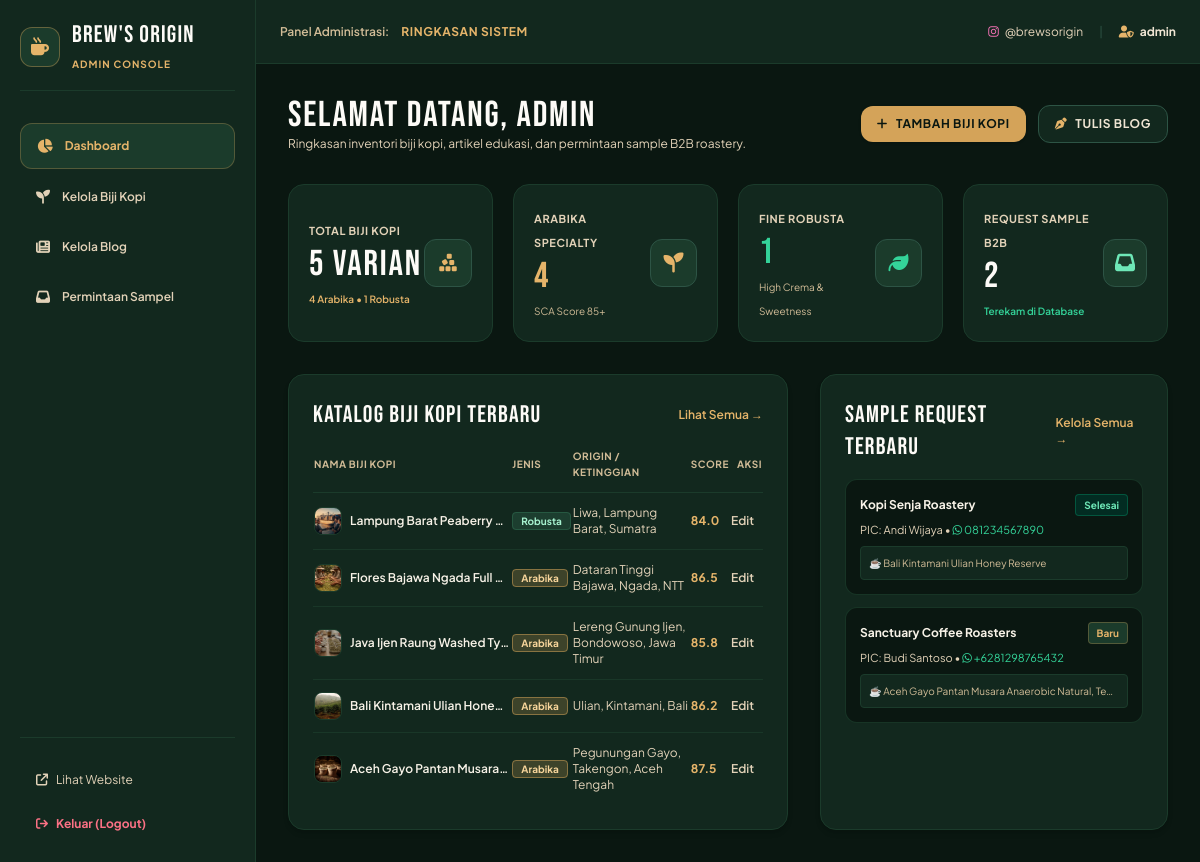
/admin/ (signed in), run on the app's committed database.
### models.py (models this page shows, shortened)
class CoffeeBean(db.Model):
    __tablename__ = 'coffee_beans'
    id = db.Column(db.Integer, primary_key=True)
    name = db.Column(db.String(150), nullable=False)
    slug = db.Column(db.String(180), unique=True, nullable=False)
    category = db.Column(db.String(50), nullable=False, default='Arabika') # Arabika or Robusta
    origin = db.Column(db.String(120), nullable=False) # e.g. Aceh Gayo, Bali Kintamani
    altitude = db.Column(db.String(80), default='1,400 - 1,700 MASL')
    process = db.Column(db.String(80), default='Full Washed') # Natural, Washed, Honey, Anaerobic, Wet Hulled
    variety = db.Column(db.String(120), default='Typica, Bourbon')
    cupping_score = db.Column(db.Float, default=85.0)
    flavor_notes = db.Column(db.String(255), default='Chocolate, Nutty, Brown Sugar') # Comma-separated
    moisture = db.Column(db.String(50), default='11.5%')
    screen_size = db.Column(db.String(80), default='Screen 16-18 (Grade 1)')
    defect_rate = db.Column(db.String(80), default='< 1%')
    roast_recommendation = db.Column(db.String(120), default='Medium Roast')
    crop_year = db.Column(db.String(50), default='2024 / 2025')
    packaging = db.Column(db.String(100), default='GrainPro + Jute Bag 60 Kg')
    moq = db.Column(db.String(80), default='1 Bag (60 Kg)')
    price_estimate = db.Column(db.String(100), default='Hubungi Kami')
    description = db.Column(db.Text, nullable=True)
    image_url = db.Column(db.String(255), default='/static/assets/coffee-beans-sacks.jpg')
    is_featured = db.Column(db.Boolean, default=False)
    status = db.Column(db.String(50), default='Ready Stock') # Ready Stock, Limited, Incoming Harvest
    created_at = db.Column(db.DateTime, default=utc_now)
    updated_at = db.Column(db.DateTime, default=utc_now, onupdate=utc_now)

class SampleRequest(db.Model):
    __tablename__ = 'sample_requests'
    id = db.Column(db.Integer, primary_key=True)
    roastery_name = db.Column(db.String(150), nullable=False)
    contact_person = db.Column(db.String(120), nullable=False)
    phone_whatsapp = db.Column(db.String(50), nullable=False)
    email = db.Column(db.String(120), nullable=True)
    city_address = db.Column(db.Text, nullable=False)
    selected_beans = db.Column(db.Text, nullable=False)
    sample_format = db.Column(db.String(100), default='Green Bean 100g')
    notes = db.Column(db.Text, nullable=True)
    status = db.Column(db.String(50), default='Baru') # Baru, Diproses, Sampel Terkirim, Selesai
    created_at = db.Column(db.DateTime, default=utc_now)

### app.py (the view)
@app.route('/admin')
@app.route('/admin/')
@login_required
def admin_dashboard():
    total_beans = CoffeeBean.query.count()
    arabica_count = CoffeeBean.query.filter_by(category='Arabika').count()
    robusta_count = CoffeeBean.query.filter_by(category='Robusta').count()
    total_posts = BlogPost.query.count()
    total_samples = SampleRequest.query.count()
    recent_beans = CoffeeBean.query.order_by(CoffeeBean.created_at.desc()).limit(5).all()
    recent_samples = SampleRequest.query.order_by(SampleRequest.created_at.desc()).limit(5).all()
    return render_template(
        'admin/dashboard.html',
        total_beans=total_beans,
        arabica_count=arabica_count,
        robusta_count=robusta_count,
        total_posts=total_posts,
        total_samples=total_samples,
        recent_beans=recent_beans,
        recent_samples=recent_samples
    )

### app.py (called while the page is built)
def login_required(f):
    @wraps(f)
    def decorated_function(*args, **kwargs):
        if not session.get('admin_logged_in'):
            flash('Silakan login terlebih dahulu untuk mengakses panel admin.', 'warning')
            return redirect(url_for('admin_login'))
        return f(*args, **kwargs)
    return decorated_function

@app.context_processor
def inject_global_vars():
    return {
        'config': app.config,
        'instagram_handle': app.config['INSTAGRAM_HANDLE'],
        'instagram_url': app.config['INSTAGRAM_URL'],
        'whatsapp_number': app.config['WHATSAPP_NUMBER']
    }

### templates/admin/dashboard.html (shortened to what this page needs)
{% extends "admin/layout.html" %}
{% block section_name %}Ringkasan Sistem{% endblock %}
{% block content %}
<div class="space-y-8">
    <div class="flex flex-col sm:flex-row justify-between items-start sm:items-center gap-4">
        <div>
            <h1 class="font-bebas text-4xl text-cream-50">SELAMAT DATANG, {{ session.get('admin_user', 'ADMIN') }}</h1>
            <p class="text-xs text-cream-300">Ringkasan inventori biji kopi, artikel edukasi, dan permintaan sample B2B roastery.</p>
        </div>
        <div class="flex items-center gap-3">
            <a href="{{ url_for('admin_bean_new') }}" class="btn-primary px-4 py-2.5 rounded-xl text-xs font-bold uppercase tracking-wider flex items-center gap-2 shadow">
                <i class="fa-solid fa-plus text-forest-950"></i> Tambah Biji Kopi
            </a>
            <a href="{{ url_for('admin_blog_new') }}" class="bg-forest-900 hover:bg-forest-800 text-cream-200 px-4 py-2.5 rounded-xl text-xs font-bold uppercase tracking-wider flex items-center gap-2 border border-forest-700">
                <i class="fa-solid fa-pen-nib text-gold-400"></i> Tulis Blog
            </a>
        </div>
    </div>
    <div class="grid grid-cols-1 sm:grid-cols-2 lg:grid-cols-4 gap-5">
        <div class="p-5 rounded-2xl bg-forest-900 border border-forest-800 flex items-center justify-between">
            <div>
                <span class="text-[11px] font-bold text-cream-300 uppercase tracking-wider">Total Biji Kopi</span>
                <div class="font-bebas text-4xl text-cream-50 mt-1">{{ total_beans }} Varian</div>
                <span class="text-[10px] text-gold-400 font-semibold">{{ arabica_count }} Arabika &bull; {{ robusta_count }} Robusta</span>
            </div>
            <div class="w-12 h-12 rounded-xl bg-forest-800 text-gold-400 flex items-center justify-center text-xl border border-forest-700">
                <i class="fa-solid fa-cubes-stacked"></i>
            </div>
        </div>
        <div class="p-5 rounded-2xl bg-forest-900 border border-forest-800 flex items-center justify-between">
            <div>
                <span class="text-[11px] font-bold text-cream-300 uppercase tracking-wider">Arabika Specialty</span>
                <div class="font-bebas text-4xl text-gold-400 mt-1">{{ arabica_count }}</div>
                <span class="text-[10px] text-cream-400">SCA Score 85+</span>
            </div>
            <div class="w-12 h-12 rounded-xl bg-forest-800 text-gold-400 flex items-center justify-center text-xl border border-forest-700">
                <i class="fa-solid fa-seedling"></i>
            </div>
        </div>
        <div class="p-5 rounded-2xl bg-forest-900 border border-forest-800 flex items-center justify-between">
            <div>
                <span class="text-[11px] font-bold text-cream-300 uppercase tracking-wider">Fine Robusta</span>
                <div class="font-bebas text-4xl text-emerald-400 mt-1">{{ robusta_count }}</div>
                <span class="text-[10px] text-cream-400">High Crema & Sweetness</span>
            </div>
            <div class="w-12 h-12 rounded-xl bg-forest-800 text-emerald-400 flex items-center justify-center text-xl border border-forest-700">
                <i class="fa-solid fa-leaf"></i>
            </div>
        </div>
        <div class="p-5 rounded-2xl bg-forest-900 border border-forest-800 flex items-center justify-between">
            <div>
                <span class="text-[11px] font-bold text-cream-300 uppercase tracking-wider">Request Sample B2B</span>
                <div class="font-bebas text-4xl text-cream-50 mt-1">{{ total_samples }}</div>
                <span class="text-[10px] text-emerald-400 font-semibold">Terekam di Database</span>
            </div>
            <div class="w-12 h-12 rounded-xl bg-forest-800 text-emerald-300 flex items-center justify-center text-xl border border-forest-700">
                <i class="fa-solid fa-inbox"></i>
            </div>
        </div>
    </div>
    <div class="grid grid-cols-1 lg:grid-cols-12 gap-8">
        <div class="lg:col-span-7 bg-forest-900 border border-forest-800 rounded-2xl p-6 shadow-md">
            <div class="flex items-center justify-between mb-4">
                <h3 class="font-bebas text-2xl text-cream-50">KATALOG BIJI KOPI TERBARU</h3>
                <a href="{{ url_for('admin_beans') }}" class="text-xs font-semibold text-gold-400 hover:underline">
                    Lihat Semua &rarr;
                </a>
            </div>
            <div class="overflow-x-auto">
                <table class="w-full text-left text-xs">
                    <thead>
                        <tr class="border-b border-forest-800 text-cream-400 uppercase tracking-wider text-[10px]">
                            <th class="pb-3">Nama Biji Kopi</th>
                            <th class="pb-3">Jenis</th>
                            <th class="pb-3">Origin / Ketinggian</th>
                            <th class="pb-3">Score</th>
                            <th class="pb-3 text-right">Aksi</th>
                        </tr>
                    </thead>
                    <tbody class="divide-y divide-forest-800/80">
                        {% for bean in recent_beans %}
                            <tr class="hover:bg-forest-800/50 transition-colors">
                                <td class="py-3 font-semibold text-cream-100">
                                    <div class="flex items-center gap-2">
                                        <img src="{{ bean.image_url }}" alt="" class="w-7 h-7 rounded-lg object-cover border border-forest-800">
                                        <span class="truncate max-w-[180px]">{{ bean.name }}</span>
                                    </div>
                                </td>
                                <td class="py-3">
                                    {% if bean.category == 'Arabika' %}
                                        <span class="badge-arabica px-2 py-0.5 rounded text-[10px] font-bold">Arabika</span>
                                    {% else %}
                                        <span class="badge-robusta px-2 py-0.5 rounded text-[10px] font-bold">Robusta</span>
                                    {% endif %}
                                </td>
                                <td class="py-3 text-cream-300">{{ bean.origin }}</td>
                                <td class="py-3 font-bold text-gold-400">{{ bean.cupping_score or '-' }}</td>
                                <td class="py-3 text-right">
                                    <a href="{{ url_for('admin_bean_edit', id=bean.id) }}" class="text-cream-300 hover:text-gold-400 font-semibold mr-2">
                                        Edit
                                    </a>
                                </td>
                            </tr>
                        {% endfor %}
                    </tbody>
                </table>
            </div>
        </div>
        <div class="lg:col-span-5 bg-forest-900 border border-forest-800 rounded-2xl p-6 shadow-md">
            <div class="flex items-center justify-between mb-4">
                <h3 class="font-bebas text-2xl text-cream-50">SAMPLE REQUEST TERBARU</h3>
                <a href="{{ url_for('admin_samples') }}" class="text-xs font-semibold text-gold-400 hover:underline">
                    Kelola Semua &rarr;
                </a>
            </div>
            <div class="space-y-3">
                {% for sample in recent_samples %}
                    <div class="p-3.5 rounded-xl bg-forest-950 border border-forest-800/80 text-xs">
                        <div class="flex items-center justify-between mb-1.5">
                            <span class="font-bold text-cream-100">{{ sample.roastery_name }}</span>
                            <span class="px-2 py-0.5 rounded text-[10px] font-bold {% if sample.status == 'Baru' %}bg-forest-800 text-gold-400 border border-gold-500/30{% elif sample.status == 'Diproses' %}bg-forest-800 text-cream-300{% else %}bg-emerald-950 text-emerald-300 border border-emerald-600/40{% endif %}">
                                {{ sample.status }}
                            </span>
                        </div>
                        <div class="text-[11px] text-cream-300 mb-2">
                            <span>PIC: {{ sample.contact_person }}</span> &bull;
                            <a href="https://wa.me/{{ sample.phone_whatsapp|replace('+', '')|replace('-', '')|replace(' ', '') }}" target="_blank" class="text-emerald-400 hover:underline">
                                <i class="fa-brands fa-whatsapp"></i> {{ sample.phone_whatsapp }}
                            </a>
                        </div>
                        <div class="text-[10px] text-cream-400 truncate bg-forest-900 p-2 rounded border border-forest-800">
                            ☕ {{ sample.selected_beans }}
                        </div>
                    </div>
                {% else %}
                    <p class="text-xs text-cream-400 text-center py-6">Belum ada request sample.</p>
                {% endfor %}
            </div>
        </div>
    </div>
</div>
{% endblock %}

### static/css/custom.css (style rules this page uses)
:root { --color-forest-darkest: #0a1711; --color-forest-dark: #12281e; --color-forest-card: #183528; --color-forest-surface: #1e4232; --color-forest-border: #2b5542; --color-forest-accent: #2e694d; --color-forest-hover: #3a805e; --color-cream-50: #fdfbf7; --color-cream-100: #f7f2e7; --color-cream-200: #efe5d3; --color-cream-300: #e2d2b8; --color-cream-400: #d1bc97; --color-cream-500: #bfa577; --color-cream-text: #f5eedf; --color-cream-muted: #d0c4b2; --color-gold-accent: #d4a359; --color-gold-hover: #e5b46a; --font-heading: 'Bebas Neue', sans-serif; --font-body: 'Plus Jakarta Sans', system-ui, -apple-system, sans-serif; }
body { font-family: var(--font-body); background-color: var(--color-forest-darkest); color: var(--color-cream-text); margin: 0; padding: 0; overflow-x: hidden; }
h1, h2, h3, .font-heading, .brand-font { font-family: var(--font-heading); letter-spacing: 0.04em; }
.font-bebas { font-family: var(--font-heading); letter-spacing: 0.05em; }
.badge-arabica { background: rgba(212, 163, 89, 0.22); color: #f7d59b; border: 1px solid rgba(212, 163, 89, 0.5); }
.badge-robusta { background: rgba(46, 105, 77, 0.35); color: #a7f3d0; border: 1px solid rgba(46, 105, 77, 0.6); }
.btn-primary { background-color: var(--color-gold-accent); color: #0a1711; font-weight: 700; transition: all 0.2s ease; }

### data on the page
CoffeeBean: image_url (picture), name "Lampung Barat Peaberry…", category "Robusta", origin "Liwa, Lampung Barat, Sumatra", cupping_score "84.0"
CoffeeBean: image_url (picture), name "Flores Bajawa Ngada Full…", category "Arabika", origin "Dataran Tinggi Bajawa, Ngada, NTT", cupping_score "86.5"
CoffeeBean: image_url (picture), name "Java Ijen Raung Washed Ty…", category "Arabika", origin "Lereng Gunung Ijen, Bondowoso, Jawa Timur", cupping_score "85.8"
CoffeeBean: image_url (picture), name "Bali Kintamani Ulian Hone…", category "Arabika", origin "Ulian, Kintamani, Bali", cupping_score "86.2"
CoffeeBean: image_url (picture), name "Aceh Gayo Pantan Musara…", category "Arabika", origin "Pegunungan Gayo, Takengon, Aceh Tengah", cupping_score "87.5"
SampleRequest: roastery_name "Kopi Senja Roastery", status "Selesai", contact_person "Andi Wijaya", phone_whatsapp "081234567890", selected_beans "Bali Kintamani Ulian Honey Reserve"
SampleRequest: roastery_name "Sanctuary Coffee Roasters", status "Baru", contact_person "Budi Santoso", phone_whatsapp "+6281298765432", selected_beans "Aceh Gayo Pantan Musara Anaerobic Natural, Te…"

### other printed values
{{ session.get('admin_user', 'Administrator') }} "admin"
{{ session.get('admin_user', 'ADMIN') }} "admin"
{{ total_beans }} "5"
{{ arabica_count }} "4"
{{ robusta_count }} "1"
{{ total_samples }} "2"
